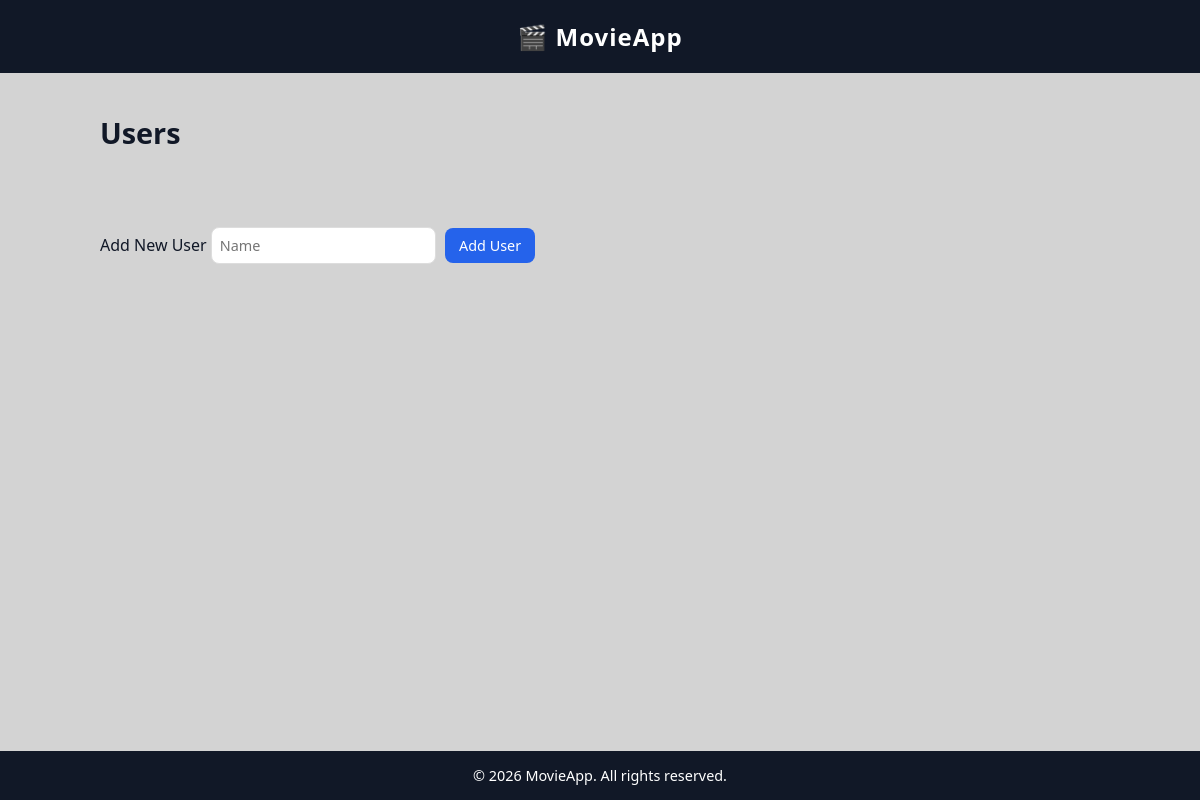
Before: / with the older database file.
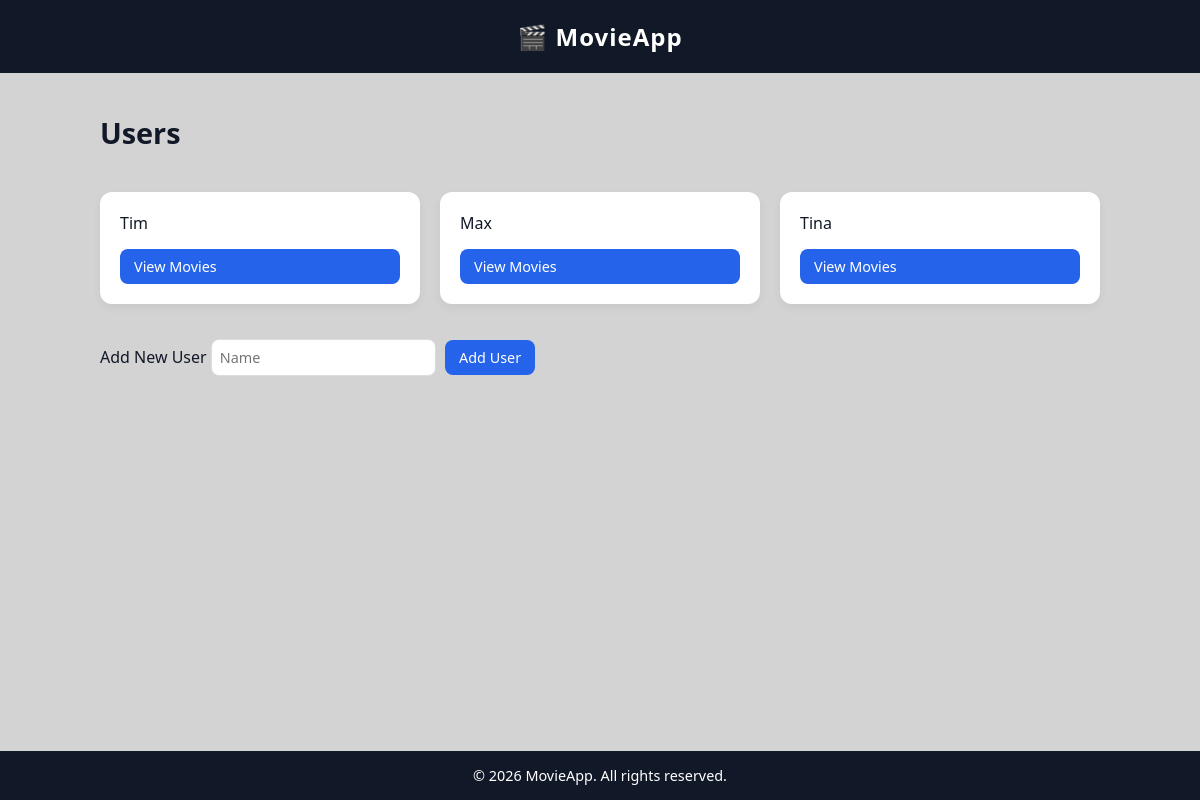
After: the same page with the newer database file.
### models.py (models this page shows)
class User(db.Model):
    id = db.Column(db.Integer, primary_key=True)
    name = db.Column(db.String(100), nullable=False)
    movies = db.relationship('Movie', backref='user', lazy=True)

### app.py (the view)
@app.route('/')
def index():
    users = data_mgr.get_all_users()
    return render_template('index.html', users=users)

### data_manager.py (called while the page is built)
    def get_all_users(self):
        try:
            return User.query.all()
        except Exception as e:
            logging.error(f"Error fetching all users: {e}")
            return None

### templates/index.html (shortened to what this page needs)
<!doctype html>
<html lang="en">
  <head>
    <link
      rel="stylesheet"
      href="{{ url_for('static', filename='styles.css') }}"
    />
  </head>
  <body>
    {% extends "base.html" %}
    {% block content %}
        <h1>Users</h1>
        <div class="users-grid">
          {% for user in users %}
            <div class="user-card">
              {{ user.name }}
              <a href="{{ url_for('get_movies_route', user_id=user.id) }}" class="btn">
                View Movies
              </a>
            </div>
          {% endfor %}
        </div>
        <div>
          <form action="{{ url_for('create_user_route') }}" method="post">
            <label>
              Add New User
              <input type="text" name="name" placeholder="Name" />
            </label>
            <button type="submit" class="btn">Add User</button>
          </form>
        </div>
    {% endblock %}

### templates/base.html (shortened to what this page needs)
<!doctype html>
<html lang="en">
  <head>
    <link
      rel="stylesheet"
      href="{{ url_for('static', filename='styles.css') }}"
    />
  </head>
  <body>
    <header>🎬 MovieApp</header>
    <main class="container">
        {% block content %}
        {% endblock %}
    </main>
    <footer>© 2026 MovieApp. All rights reserved.</footer>
  </body>
</html>

### static/styles.css (style rules this page uses)
* { box-sizing: border-box; margin: 0; padding: 0; font-family: "Segoe UI", Roboto, sans-serif; }
body { background: lightgray; color: #111827; display: flex; flex-direction: column; min-height: 100vh; }
header { background: #111827; color: white; padding: 20px; font-size: 1.5rem; font-weight: bold; text-align: center; letter-spacing: 1px; }
footer { margin-top: auto; background: #111827; color: white; text-align: center; padding: 15px; font-size: 0.9rem; }
.container { width: 90%; max-width: 1000px; margin: 40px auto; }
h1 { margin-bottom: 20px; font-size: 1.8rem; color: #111827; }
.users-grid, .movies-grid { display: grid; grid-template-columns: repeat(auto-fit, minmax(250px, 1fr)); gap: 20px; padding: 20px 0; }
.user-card, .movie-card { display: flex; flex-direction: column; background: white; padding: 20px; border-radius: 12px; box-shadow: 0 4px 10px rgba(0, 0, 0, 0.05); transition: 0.2s ease; gap: 15px; }
.btn { display: inline-block; padding: 8px 14px; background: #2563eb; color: white; text-decoration: none; border-radius: 8px; border: none; cursor: pointer; font-size: 0.9rem; transition: 0.2s ease; }
form { margin-top: 10px; }
input[type="text"] { padding: 8px; margin: 5px 5px 5px 0; border-radius: 8px; border: 1px solid #ddd; font-size: 0.9rem; }

Changed rows visible on the page:
added User: name "Tim"
added User: name "Max"
added User: name "Tina"
